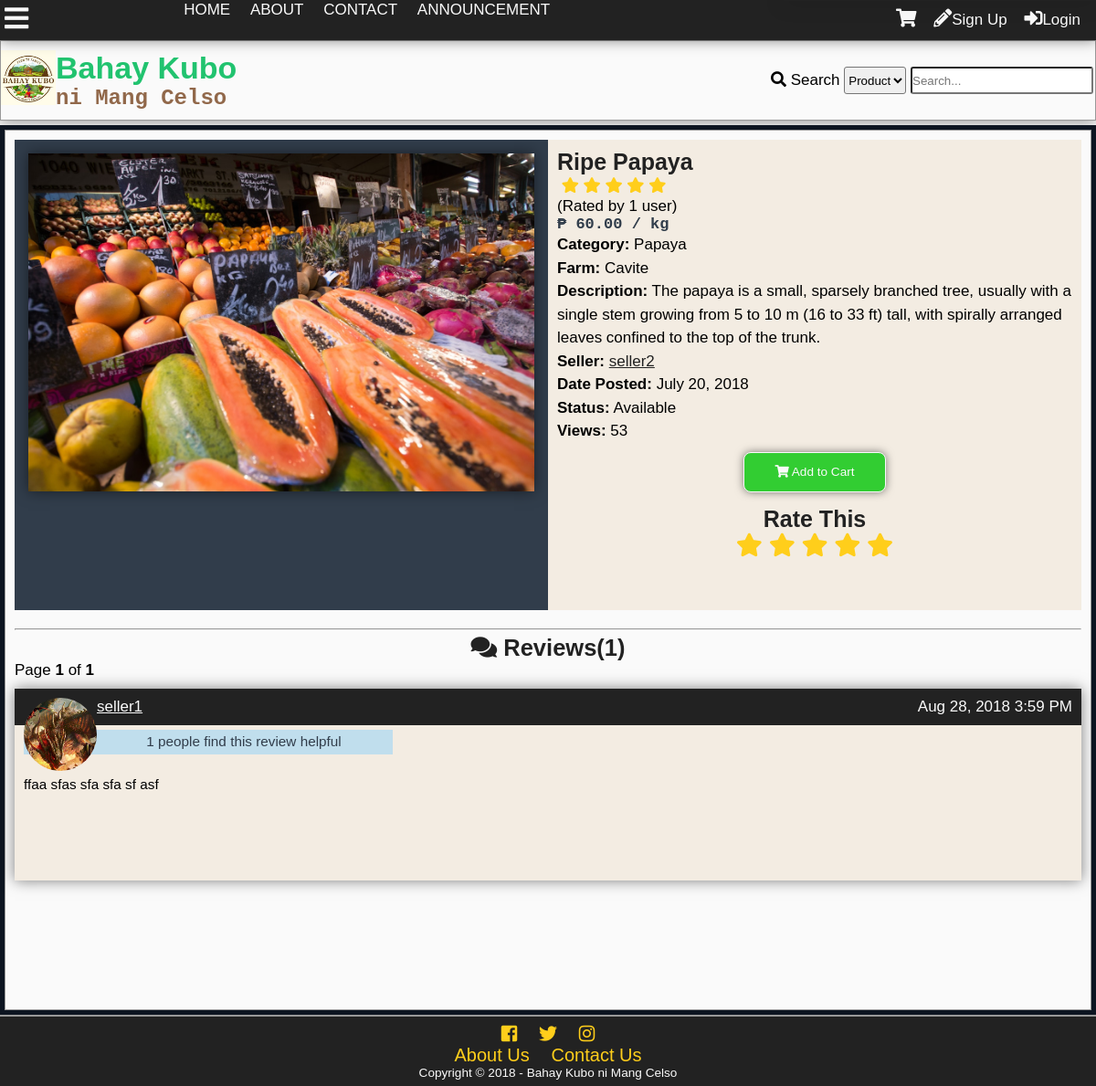
The page /product.php?id=4 on the database its author committed.
### tables this page shows
CREATE TABLE `tblproduct` (
  `productid` int(11) NOT NULL,
  `categoryid` int(11) NOT NULL,
  `productname` varchar(100) NOT NULL,
  `description` mediumtext NOT NULL,
  `farmid` int(11) NOT NULL,
  `userid` int(11) NOT NULL,
  `dateposted` datetime DEFAULT NULL,
  `price` decimal(10,2) NOT NULL,
  `img` varchar(200) NOT NULL,
  `view` int(11) NOT NULL,
  `rating` decimal(10,2) NOT NULL,
  `is_approved` tinyint(1) NOT NULL,
  `is_available` int(11) NOT NULL
);

CREATE TABLE `tblcategory` (
  `categoryid` int(11) NOT NULL,
  `category` varchar(100) NOT NULL,
  `status` int(11) NOT NULL,
  `low` decimal(10,2) NOT NULL,
  `high` decimal(10,2) NOT NULL,
  `prevailing` decimal(10,2) NOT NULL
);

CREATE TABLE `tblfarm` (
  `farmid` int(11) NOT NULL,
  `farmname` varchar(100) NOT NULL,
  `address` varchar(255) NOT NULL,
  `status` int(11) NOT NULL
);

CREATE TABLE `tbluser` (
  `userid` int(11) NOT NULL,
  `username` varchar(100) NOT NULL,
  `password` varchar(100) NOT NULL,
  `firstname` varchar(100) NOT NULL,
  `middlename` varchar(100) NOT NULL,
  `lastname` varchar(100) NOT NULL,
  `birthday` varchar(20) NOT NULL,
  `datecreated` timestamp NOT NULL DEFAULT '0000-00-00 00:00:00',
  `email` varchar(100) NOT NULL,
  `phone` varchar(100) NOT NULL,
  `location` varchar(255) NOT NULL,
  `usertypeid` int(11) NOT NULL,
  `access` int(11) NOT NULL,
  `imgpath` varchar(200) NOT NULL,
  `bio` text NOT NULL,
  `is_show_email` tinyint(1) NOT NULL,
  `gender` int(11) NOT NULL,
  `lastupdate` timestamp NOT NULL DEFAULT '0000-00-00 00:00:00',
  `lastonline` timestamp NOT NULL DEFAULT '0000-00-00 00:00:00',
  `profileviews` int(11) NOT NULL
);

CREATE TABLE `tblreviews` (
  `reviewid` int(11) NOT NULL,
  `review` text NOT NULL,
  `productid` int(11) NOT NULL,
  `userid` int(11) NOT NULL,
  `dateposted` datetime DEFAULT NULL,
  `likes` int(11) NOT NULL
);

### product.php (the view, shortened to what the rows shown need)
<?php
include'functions.php';
require_once'connection.php';
if(isset($_GET['id'])){
	$id = $_GET['id'];
}else{
	die('This page doesn\'t exist');
}
if(isset($_SESSION['id'])){
	$tuserid = $_SESSION['id'];
	$tusertype = $_SESSION['type'];
}else{
	$tuserid = 'none';
	$tusertype = 'none';
}
$sql = "SELECT productid,category, productname, description, farmname, username, t1.userid, dateposted, price, view, img, rating, is_approved, is_available, low, prevailing, high FROM tblproduct as t1
LEFT JOIN tblcategory as t2
	ON t1.categoryid = t2.categoryid
LEFT JOIN tbluser as t3
	ON t1.userid = t3.userid
LEFT JOIN tblfarm as t4
	ON t1.farmid = t4.farmid
WHERE productid='$id'";
$result = $conn->query($sql);
$row = $result->fetch_object();
if(!$row){
	die('This page doesn\'t exist');
}else{
	$id = $row->productid;
	$category = $row->category;
	$product = $row->productname;
	$desc = $row->description;
	$farm = $row->farmname;
	$userid = $row->userid;
	$user = $row->username;
	$date = date('F j, Y',strtotime($row->dateposted));
	$price = $row->price;
	$view = $row->view;
	$img = $row->img;
	$ProductRating = $row->rating;
	$approved = $row->is_approved;
	$available = $row->is_available;
	if($available == 1){
		$available = 'Available';
	}else{
		if($userid!=$tuserid AND $tusertype!=4){
			die('This product is not available.');
		}else{
			$available = 'Not Available';
		}
	}
}
$sql="SELECT ratingid FROM tblrating WHERE productid='$id' ";
$result = $conn->query($sql);
$votercount = $result->num_rows;
?>
<!DOCTYPE html>
<html lang="en">
<head>
  	<link rel="stylesheet" href="css/style.css">
  	<link rel="stylesheet" href="css/fontawesome-all.css">
</head>
<body onscroll="scrollOpacity()">
	<div class="main-container">
	<?php
		addheader();
	?>
	<div class="other-content">
		<div class="product-grid">
			<div class="product-main-left">
				<div class="product-image-wrap">
					<img src="<?php echo $img ?>">
				</div>
				<div class="product-main-content">
					<h1><?php echo $product; ?></h1>
					<?php starsystem($ProductRating);
					echo '<p>(Rated by '.number_format($votercount);
					if($votercount==1){
						echo ' user';
					}else{
					 echo ' users';
					}
					echo')</p>'?>
					<p class="product-price">₱ <?php echo $price; ?> / kg</p>
					<ul>
						<li><b>Category:</b> <?php echo $category;?></li>
						<li><b>Farm:</b> <?php echo $farm ?></li>
						<li><b>Description:</b> <?php echo $desc;?></li>
						<li><b>Seller:</b> <a href="profile.php?id=<?php echo $userid; ?>" class="black"> <?php echo $user; ?></a></li>
						<li><b>Date Posted:</b> <?php echo $date?></li>
						<li><b>Status:</b> <?php echo $available?></li>
						<li><b>Views:</b>
							<?php
							if(isset($_SESSION['id'])){
								 if($_SESSION['id']==$userid){
								 	echo number_format($view);
								 }else{
								 	echo number_format($view+1);
								 }
							 }else{
								 echo number_format($view+1);
							 }
							 ?>
						</li>
					</ul>
<?php
	if($available != 'Not Available' AND $approved != 0){
		echo'<div class="add-to-cart" value="'. $id.'" onclick="addThistoCart(this)"><i class="fas fa-shopping-cart"></i> Add to Cart
						</div>';
	}
	if(isset($_SESSION['id'])){
	$myid = $_SESSION['id'];
	$sql="SELECT rating FROM tblrating WHERE userid='$myid' AND productid='$id'";
	$result = $conn->query($sql);
	if(!$result->num_rows){
	echo'<div id="rate-this" onmouseleave="starLeave()">
		<h1>Rate This</h1>
		<i id="star1" class="fas fa-star" onmouseover="star1hover()" onclick="clickstar(this)" value="'.$_SESSION['id'].'" name="'.$_GET['id'].'" rating="1"></i>
		<i id="star2" class="fas fa-star" onmouseover="star2hover()" onclick="clickstar(this)" value="'.$_SESSION['id'].'" name="'.$_GET['id'].'" rating="2"></i>
		<i id="star3" class="fas fa-star" onmouseover="star3hover()" onclick="clickstar(this)" value="'.$_SESSION['id'].'" name="'.$_GET['id'].'" rating="3"></i>
		<i id="star4" class="fas fa-star" onmouseover="star4hover()" onclick="clickstar(this)" value="'.$_SESSION['id'].'" name="'.$_GET['id'].'" rating="4"></i>
		<i id="star5" class="fas fa-star" onmouseover="star5hover()" onclick="clickstar(this)" value="'.$_SESSION['id'].'" name="'.$_GET['id'].'" rating="5"></i>
	</div>';
	}else{
		$fetch = $result->fetch_object();
		$rating = $fetch->rating;
		echo'<div id="rate-this" onmouseleave="starLeave()">';
		if($rating == 1){
			$string='Star';
		}else{
			$string='Stars';
		}
		echo'<p>You rated this <br>'.$rating.' '.$string.'</p>
		<i id="star1" class="fas fa-star" onmouseover="star1hover()" onclick="updatestar(this)" value="'.$_SESSION['id'].'" name="'.$_GET['id'].'" rating="1"></i>
		<i id="star2" class="fas fa-star" onmouseover="star2hover()" onclick="updatestar(this)" value="'.$_SESSION['id'].'" name="'.$_GET['id'].'" rating="2"></i>
		<i id="star3" class="fas fa-star" onmouseover="star3hover()" onclick="updatestar(this)" value="'.$_SESSION['id'].'" name="'.$_GET['id'].'" rating="3"></i>
		<i id="star4" class="fas fa-star" onmouseover="star4hover()" onclick="updatestar(this)" value="'.$_SESSION['id'].'" name="'.$_GET['id'].'" rating="4"></i>
		<i id="star5" class="fas fa-star" onmouseover="star5hover()" onclick="updatestar(this)" value="'.$_SESSION['id'].'" name="'.$_GET['id'].'" rating="5"></i>
		</div>';
	}
}else{
	echo'<div id="rate-this" onmouseleave="starLeave()" onclick="showLogin()">
		<h1>Rate This</h1>
		<i id="star1" class="fas fa-star" onmouseover="star1hover()"></i>
		<i id="star2" class="fas fa-star" onmouseover="star2hover()"></i>
		<i id="star3" class="fas fa-star" onmouseover="star3hover()"></i>
		<i id="star4" class="fas fa-star" onmouseover="star4hover()"></i>
		<i id="star5" class="fas fa-star" onmouseover="star5hover()"></i>
	</div>';
}
?>
				</div>
				<div class="product-reviews">
					<br><hr>
					<div id="reviews">
<?php
$sql="SELECT reviewid FROM tblreviews WHERE productid='$id'";
$result=$conn->query($sql);
$rows=$result->num_rows;
$page_rows = 10;
$last = ceil($rows/$page_rows);
$pagenum = 1;
$limit = 'LIMIT ' .($pagenum - 1) * $page_rows .',' .$page_rows;
$sql = "SELECT t1.userid, reviewid, review, username, imgpath, dateposted, likes
FROM tblreviews AS t1
LEFT JOIN tbluser AS t2
	ON t1.userid = t2.userid
WHERE productid='$id'
ORDER BY likes DESC $limit";
$result = $conn->query($sql);
$textline1 = "<i class='fas fa-comments'></i> Reviews(<b>".number_format($rows)."</b>)";
$textline2 = "Page <b>$pagenum</b> of <b>$last</b>";
$paginationCtrls = '';
 echo'<h2>  '.$textline1.'</h2>
  <p>  '.$textline2.' </p>
  <div id="pagination_controls"> '.$paginationCtrls.'</div>';
while($row = $result->fetch_object()){
	$Ruserid = $row->userid;
	$review = $row->review;
	$Rusername = $row->username;
	$Rimg = $row->imgpath;
	$Rdate = $row->dateposted;
	$likes = $row->likes;
	echo'<div class="review-list">
	<div class="review-header">
	<a href="profile.php?id='.$Ruserid.'">
	<div class="review-tn">
		<img src="'.$Rimg.'">
	</div>
	<span class="white">'.$Rusername.'</span></a>
	<span class="review-date">'.date('M j, Y g:i A',strtotime($Rdate)).'</span>
	</div>
	<p class="find-this-helpful">'.number_format($likes).' people find this review helpful</p>
	<p>'.nl2br(createlink($review)).'</p>';
	echo'</div>';
}
?>
					</div>
				</div>
			</div>
		</div>
	</div>
	</div>
</body>
</html>

### functions.php (shortened to what the rows shown need)
<?php
function addheader(){
	echo'<header id="main-header">
			<div class="grid-header">
				<div class="box1">
					<a href="index.php">
						<div class="logo">
							<img src="img/logo.jpg">
						</div>
						<div id="header-text">
						<h1 id="first-text">Bahay Kubo</h1><br>
							<h2 id="second-text"> ni Mang Celso</h2>
						</div>
					</a>
				</div>
				<div class="box2">';
				echo'</div>
				<div class="modal2">
				</div>
				<div id="search-dropdown">
				</div>
			</div>
		</header>
		<div class="subheader">
			<div class="subgrid">
				<div class="svg">
					<p class="open-slide" onclick="openSlideMenu()">
						<i class="fas fa-bars"></i>
					</p>
				</div>
				<div class="nav">
					<a id="Home" href="index.php">HOME</a>
					<a id="Home" href="about.php">ABOUT</a>
					<a id="Home" href="contact.php">CONTACT</a>
					<a id="Home" href="announcement.php">ANNOUNCEMENT</a>
				</div>
				<div class="profile-grid">';
				echo'</div>
			</div>
		</div>
	';
}
function createlink($string){
$url = '~(?:(https?)://([^\s<]+)|(www\.[^\s<]+?\.[^\s<]+))(?<![\.,:])~i';
$string = preg_replace($url, '<a href="$0" target="_blank" title="$0">$0</a>', $string);
return $string;
}
function starsystem($percent){
	echo'<div class="star-system" title="'.$percent.'% rating">';
	if($percent>=98){
	echo'
		<i class="fas fa-star"></i>
		<i class="fas fa-star"></i>
		<i class="fas fa-star"></i>
		<i class="fas fa-star"></i>
		<i class="fas fa-star"></i>
	';
	}else if($percent>=85 & $percent<98){
	echo'
		<i class="fas fa-star"></i>
		<i class="fas fa-star"></i>
		<i class="fas fa-star"></i>
		<i class="fas fa-star"></i>
		<i class="fas fa-star-half"></i>
	';
	}else if($percent>=75 & $percent<85){
	echo'
		<i class="fas fa-star"></i>
		<i class="fas fa-star"></i>
		<i class="fas fa-star"></i>
		<i class="fas fa-star"></i>
		<i class="far fa-star"></i>
	';
	}else if($percent>=65 & $percent<75){
	echo'
		<i class="fas fa-star"></i>
		<i class="fas fa-star"></i>
		<i class="fas fa-star"></i>
		<i class="fas fa-star-half"></i>
		<i class="far fa-star"></i>
	';
	}else if($percent>=55 & $percent<65){
	echo'
		<i class="fas fa-star"></i>
		<i class="fas fa-star"></i>
		<i class="fas fa-star"></i>
		<i class="far fa-star"></i>
		<i class="far fa-star"></i>
	';
	}else if($percent>=45 & $percent<55){
	echo'
		<i class="fas fa-star"></i>
		<i class="fas fa-star"></i>
		<i class="fas fa-star-half"></i>
		<i class="far fa-star"></i>
		<i class="far fa-star"></i>
	';
	}else if($percent>=35 & $percent<45){
	echo'
		<i class="fas fa-star"></i>
		<i class="fas fa-star"></i>
		<i class="far fa-star"></i>
		<i class="far fa-star"></i>
		<i class="far fa-star"></i>
	';
	}else if($percent>=25 & $percent<35){
	echo'
		<i class="fas fa-star"></i>
		<i class="fas fa-star-half"></i>
		<i class="far fa-star"></i>
		<i class="far fa-star"></i>
		<i class="far fa-star"></i>
	';
	}else if($percent>=15 & $percent<25){
	echo'
		<i class="fas fa-star"></i>
		<i class="far fa-star"></i>
		<i class="far fa-star"></i>
		<i class="far fa-star"></i>
		<i class="far fa-star"></i>
	';
	}else if($percent>=4 & $percent<15){
	echo'
		<i class="fas fa-star-half"></i>
		<i class="far fa-star"></i>
		<i class="far fa-star"></i>
		<i class="far fa-star"></i>
		<i class="far fa-star"></i>
	';
	}else if($percent<4){
	echo'
		<i class="far fa-star"></i>
		<i class="far fa-star"></i>
		<i class="far fa-star"></i>
		<i class="far fa-star"></i>
		<i class="far fa-star"></i>
	';
	}
	echo'</div>';
}

### rows shown on the page
tblproduct: img (picture), productname "Ripe Papaya", price "60.00", categoryid.category "Papaya", farmid.farmname "Cavite", description "The papaya is a small, sparsely branched tree, usually with a single stem growing from 5 to 10 m (16 to 33 ft) tall, with spirally arranged leaves confined to the top of the trunk.", userid.username "seller2", dateposted "July 20, 2018", is_available "Available", $view+1 "53"
tblreviews: userid.imgpath (picture), userid.username "seller1", dateposted "Aug 28, 2018 3:59 PM", likes "1", review "ffaa sfas sfa sfa sf asf"

### other values the page prints
$votercount "1"
$rows "1"
$pagenum "1"
$last "1"
